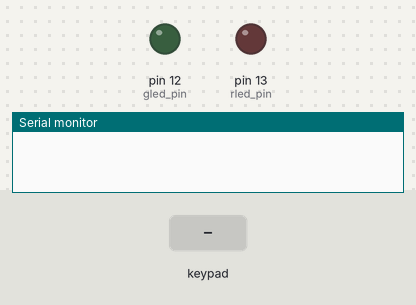
A sketch run on a simulated Arduino Uno, built with avr-gcc and run on an emulated ATmega328P. On the bench: output pins drawn as LEDs (lit = HIGH), the last lines printed to the serial monitor. Dashed ring = blinking. The inputs (shaded band) are chosen by the test bench.

Above: at 1.2 s.
1.3 s: key '*' pressed
At 1.55 s:
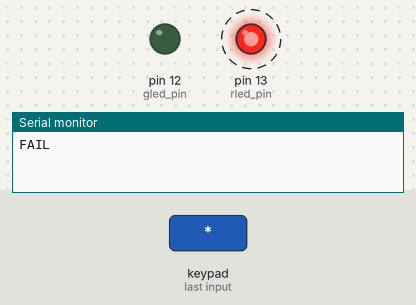
4.3 s: keypad keys 1 2 3 4 * pressed 0.4 s apart
At 5.95 s:
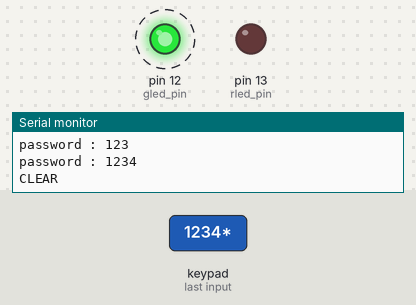
Timing chart, 0 to 9.3 s (numbered marks = the images above; inputs shaded):
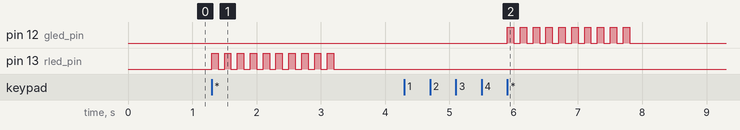

The sketch:

keypad_password.ino
```cpp
/*
* 키패드에 비밀번호를 입력하고 *키를 눌렀을때
* 비밀번호가 1234면 초록색 led가 깜빡거리고
* 그 이외에는 빨간색 led가 깜빡거리게 하는 아두이노 코드를 작성하자.
* 추가 : C키를 눌렀을 때는 입력된 비밀번호 초기화
* 추가 : #키를 길게 눌렀을 때는 비밀번호 수정모드
*/

#include <Key.h>
#include <Keypad.h>
const byte ROWS = 4;
const byte COLS = 4;

char keys[ROWS][COLS] = {
  {'1', '2', '3', 'A'},
  {'4', '5', '6', 'B'},
  {'7', '8', '9', 'C'},
  {'*', '0', '#', 'D'}
};

byte rowPins[ROWS] = { 9, 8, 7, 6 };
byte colPins[COLS] = { 5, 4, 3, 2 };
String password = "1234";
String password_insert = "";

Keypad keypad = Keypad(makeKeymap(keys), rowPins,colPins, ROWS, COLS);
int rled_pin = 13;
int gled_pin = 12;
boolean blink = false;
boolean onClear = false;

void setup() {
  Serial.begin(9600);
  pinMode(rled_pin, OUTPUT);
  pinMode(gled_pin, OUTPUT);
  keypad.addEventListener(listener);

}

void loop() {
  char key = keypad.getKey();

}

void listener(KeypadEvent key) {


  switch(keypad.getState()) {
    case PRESSED:

      if(key == '*') {
        if(password_insert==password){
          Serial.println("CLEAR");
          onClear = true;
          digitalWrite(rled_pin, false);
          for(int i = 0; i<10; i++){
          digitalWrite(gled_pin, true);
          delay(100);
          digitalWrite(gled_pin, false);
          delay(100);
          }

        } else {
          Serial.println("FAIL");
          onClear = false;
          digitalWrite(gled_pin, false);
          for(int i = 0; i<10; i++){
          digitalWrite(rled_pin, true);
          delay(100);
          digitalWrite(rled_pin, false);
          delay(100);
          }
        Serial.println("onclear : " + onClear);
        }
        password_insert = "";
      } else if(key=='C') {
        password_insert = "";
      } else if(key=='#') {

      } else {
        password_insert += key;
      }
      Serial.println("password : " + password_insert);
      break;

   case HOLD:
    if(onClear) {
      Serial.println("change password mode");
      if(key == '#') {
        changePassword(key);
        Serial.println("new password : " + password);
      }
    }

  }

}

void changePassword(KeypadEvent key){
  String newPassword = "";

  switch(keypad.getState()) {
    case PRESSED :
    if (key == '*' || key == 'A' || key == 'B' || key == 'C' || key == 'D'){
      digitalWrite(gled_pin, false);
      for(int i = 0; i<10; i++){
      digitalWrite(rled_pin, true);
      delay(100);
      digitalWrite(rled_pin, false);
      delay(100);
      }
      newPassword = "";
  } else if (key == '#') {
    password = newPassword;
  } else {
    newPassword += key;
  }
  break;

  }
}
```

Measured:
- after the input at 1.3 s, pin 13 (rled_pin): alternates HIGH for 0.10 s and LOW for 0.10 s, 20 changes in all, then stays LOW, starting at once
- after the input at 4.3 s, pin 12 (gled_pin): alternates HIGH for 0.10 s and LOW for 0.10 s, 20 changes in all, then stays LOW, starting after 1.6 s
